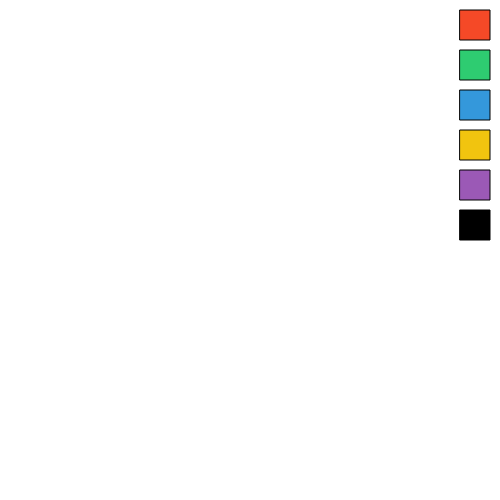
Frame 1 (no input)
Frame 60 (no input): identical to frame 1, image omitted
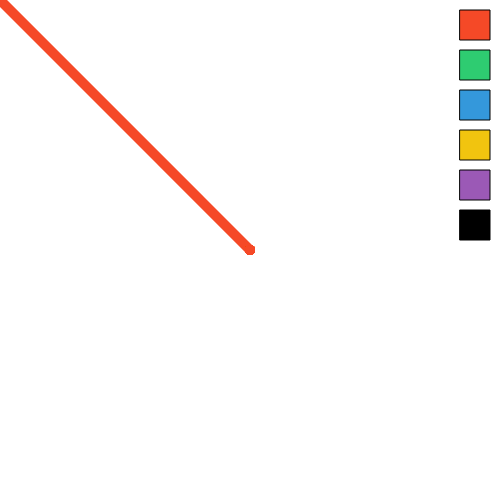
Frame 120 (the mouse pressed at the canvas centre since frame 60)

The p5.js sketch that drew these frames (run headless with seeded random() and noise() and a simulated clock; from frame 60 on, the mouse is pressed at the canvas centre):

// p5.js sketch
// ── sketch.js
let paintLayer;
let brushColor;
let brushSize = 10;

let palette = [
  "#F54927",
  "#2ECC71",
  "#3498DB",
  "#F1C40F",
  "#9B59B6",
  "#000000"
];

let swatchSize = 30;
let padding = 10;

function setup() {
  createCanvas(500, 500);
  paintLayer = createGraphics(600, 600);
  paintLayer.background(255);
  brushColor = color(palette[0]);
}

function draw() {
  if (mouseIsPressed && !overPalette(mouseX, mouseY)) {
    paintLayer.noStroke();
    paintLayer.fill(brushColor);
    paintLayer.stroke(brushColor);
    paintLayer.strokeWeight(brushSize);
    paintLayer.line(pmouseX, pmouseY, mouseX, mouseY);
  }
  background(255);
  image(paintLayer, 0, 0);
  drawPalette();
}

function drawPalette() {
  for (let i = 0; i < palette.length; i++) {
    let x = width - swatchSize - padding;
    let y = padding + i * (swatchSize + padding);
    fill(palette[i]);
    stroke(0);
    rect(x, y, swatchSize, swatchSize);
  }
}

function mousePressed() {

  for (let i = 0; i < palette.length; i++) {
    let x = width - swatchSize - padding;
    let y = padding + i * (swatchSize + padding);
    if (
      mouseX > x &&
      mouseX < x + swatchSize &&
      mouseY > y &&
      mouseY < y + swatchSize
    ) {
      brushColor = color(palette[i]);
    }
  }
}

function overPalette(mx, my) {
  for (let i = 0; i < palette.length; i++) {
    let x = width - swatchSize - padding;
    let y = padding + i * (swatchSize + padding);
    if (
      mx > x &&
      mx < x + swatchSize &&
      my > y &&
      my < y + swatchSize
    ) {
      return true;
    }
  }
  return false;
}
